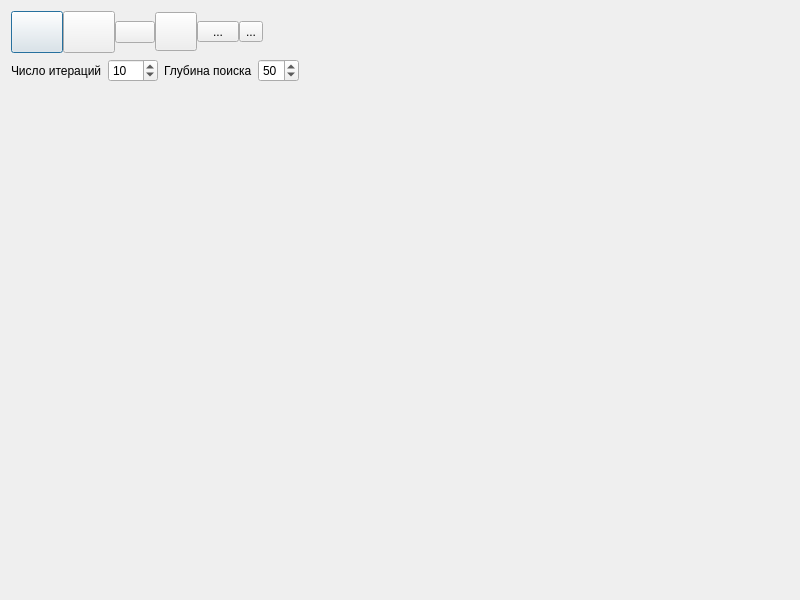
<?xml version="1.0" encoding="UTF-8"?>
<ui version="4.0">
 <class>MainWindow</class>
 <widget class="QMainWindow" name="MainWindow">
  <property name="windowModality">
   <enum>Qt::WindowModal</enum>
  </property>
  <property name="geometry">
   <rect>
    <x>0</x>
    <y>0</y>
    <width>800</width>
    <height>600</height>
   </rect>
  </property>
  <property name="minimumSize">
   <size>
    <width>800</width>
    <height>600</height>
   </size>
  </property>
  <property name="baseSize">
   <size>
    <width>0</width>
    <height>32</height>
   </size>
  </property>
  <property name="windowTitle">
   <string/>
  </property>
  <property name="windowIcon">
   <iconset>
    <normaloff>logo.png</normaloff>logo.png</iconset>
  </property>
  <property name="iconSize">
   <size>
    <width>32</width>
    <height>32</height>
   </size>
  </property>
  <widget class="QWidget" name="centralWidget">
   <layout class="QGridLayout" name="gridLayout">
    <item row="0" column="0">
     <layout class="QVBoxLayout" name="verticalLayout">
      <item>
       <layout class="QVBoxLayout" name="verticalLayout_2">
        <item>
         <layout class="QHBoxLayout" name="horizontalLayout">
          <property name="spacing">
           <number>0</number>
          </property>
          <property name="sizeConstraint">
           <enum>QLayout::SetMinimumSize</enum>
          </property>
          <item alignment="Qt::AlignVCenter">
           <widget class="QPushButton" name="btInsert">
            <property name="minimumSize">
             <size>
              <width>52</width>
              <height>42</height>
             </size>
            </property>
            <property name="maximumSize">
             <size>
              <width>52</width>
              <height>16777215</height>
             </size>
            </property>
            <property name="toolTip">
             <string>Добавить строку</string>
            </property>
            <property name="text">
             <string/>
            </property>
            <property name="icon">
             <iconset resource="../img/resources.qrc">
              <normaloff>:/img/plus.png</normaloff>:/img/plus.png</iconset>
            </property>
            <property name="iconSize">
             <size>
              <width>32</width>
              <height>32</height>
             </size>
            </property>
            <property name="checkable">
             <bool>false</bool>
            </property>
            <property name="default">
             <bool>true</bool>
            </property>
            <property name="flat">
             <bool>false</bool>
            </property>
           </widget>
          </item>
          <item alignment="Qt::AlignVCenter">
           <widget class="QPushButton" name="btRemove">
            <property name="minimumSize">
             <size>
              <width>52</width>
              <height>42</height>
             </size>
            </property>
            <property name="maximumSize">
             <size>
              <width>52</width>
              <height>16777215</height>
             </size>
            </property>
            <property name="toolTip">
             <string>Удалить строку</string>
            </property>
            <property name="text">
             <string/>
            </property>
            <property name="icon">
             <iconset resource="../img/resources.qrc">
              <normaloff>:/img/pencils.png</normaloff>:/img/pencils.png</iconset>
            </property>
            <property name="iconSize">
             <size>
              <width>32</width>
              <height>32</height>
             </size>
            </property>
           </widget>
          </item>
          <item alignment="Qt::AlignRight|Qt::AlignVCenter">
           <widget class="QPushButton" name="btSave">
            <property name="maximumSize">
             <size>
              <width>52</width>
              <height>16777215</height>
             </size>
            </property>
            <property name="toolTip">
             <string>Сохранить</string>
            </property>
            <property name="text">
             <string/>
            </property>
            <property name="icon">
             <iconset resource="../img/resources.qrc">
              <normaloff>:/img/save.png</normaloff>:/img/save.png</iconset>
            </property>
            <property name="iconSize">
             <size>
              <width>32</width>
              <height>32</height>
             </size>
            </property>
           </widget>
          </item>
          <item alignment="Qt::AlignHCenter|Qt::AlignVCenter">
           <widget class="QToolButton" name="btRun">
            <property name="sizePolicy">
             <sizepolicy hsizetype="Minimum" vsizetype="Fixed">
              <horstretch>0</horstretch>
              <verstretch>0</verstretch>
             </sizepolicy>
            </property>
            <property name="minimumSize">
             <size>
              <width>42</width>
              <height>0</height>
             </size>
            </property>
            <property name="maximumSize">
             <size>
              <width>52</width>
              <height>16777215</height>
             </size>
            </property>
            <property name="baseSize">
             <size>
              <width>0</width>
              <height>0</height>
             </size>
            </property>
            <property name="toolTip">
             <string>Запустить</string>
            </property>
            <property name="text">
             <string/>
            </property>
            <property name="icon">
             <iconset resource="../img/resources.qrc">
              <normaloff>:/img/runer-silhouette-running-fast.png</normaloff>:/img/runer-silhouette-running-fast.png</iconset>
            </property>
            <property name="iconSize">
             <size>
              <width>32</width>
              <height>32</height>
             </size>
            </property>
           </widget>
          </item>
          <item>
           <widget class="QToolButton" name="btStop">
            <property name="minimumSize">
             <size>
              <width>42</width>
              <height>0</height>
             </size>
            </property>
            <property name="toolTip">
             <string>Остановить</string>
            </property>
            <property name="text">
             <string>...</string>
            </property>
            <property name="icon">
             <iconset resource="../img/resources.qrc">
              <normaloff>:/img/stop.png</normaloff>:/img/stop.png</iconset>
            </property>
            <property name="iconSize">
             <size>
              <width>32</width>
              <height>32</height>
             </size>
            </property>
           </widget>
          </item>
          <item>
           <widget class="QToolButton" name="toolButton">
            <property name="text">
             <string>...</string>
            </property>
            <property name="icon">
             <iconset resource="../img/resources.qrc">
              <normaloff>:/img/binoculars.png</normaloff>:/img/binoculars.png</iconset>
            </property>
            <property name="iconSize">
             <size>
              <width>32</width>
              <height>32</height>
             </size>
            </property>
           </widget>
          </item>
          <item>
           <spacer name="horizontalSpacer">
            <property name="orientation">
             <enum>Qt::Horizontal</enum>
            </property>
            <property name="sizeHint" stdset="0">
             <size>
              <width>20</width>
              <height>20</height>
             </size>
            </property>
           </spacer>
          </item>
         </layout>
        </item>
       </layout>
      </item>
      <item>
       <layout class="QHBoxLayout" name="horizontalLayout_2">
        <item>
         <widget class="QLabel" name="label">
          <property name="text">
           <string>Число итераций</string>
          </property>
         </widget>
        </item>
        <item>
         <widget class="QSpinBox" name="spinCnt">
          <property name="sizePolicy">
           <sizepolicy hsizetype="Preferred" vsizetype="Fixed">
            <horstretch>0</horstretch>
            <verstretch>0</verstretch>
           </sizepolicy>
          </property>
          <property name="minimumSize">
           <size>
            <width>50</width>
            <height>0</height>
           </size>
          </property>
          <property name="autoFillBackground">
           <bool>false</bool>
          </property>
          <property name="value">
           <number>10</number>
          </property>
         </widget>
        </item>
        <item>
         <widget class="QLabel" name="label_2">
          <property name="text">
           <string>Глубина поиска</string>
          </property>
         </widget>
        </item>
        <item>
         <widget class="QSpinBox" name="spinDepth">
          <property name="value">
           <number>50</number>
          </property>
         </widget>
        </item>
        <item>
         <spacer name="horizontalSpacer_3">
          <property name="orientation">
           <enum>Qt::Horizontal</enum>
          </property>
          <property name="sizeHint" stdset="0">
           <size>
            <width>40</width>
            <height>20</height>
           </size>
          </property>
         </spacer>
        </item>
       </layout>
      </item>
      <item>
       <widget class="TableViewClicked" name="tableWidget" native="true">
        <property name="autoFillBackground">
         <bool>false</bool>
        </property>
        <property name="locale">
         <locale language="English" country="UnitedStates"/>
        </property>
        <property name="sortingEnabled" stdset="0">
         <bool>true</bool>
        </property>
       </widget>
      </item>
     </layout>
    </item>
   </layout>
  </widget>
  <action name="actionTest">
   <property name="icon">
    <iconset>
     <normalon>plus.png</normalon>
    </iconset>
   </property>
   <property name="text">
    <string/>
   </property>
   <property name="iconText">
    <string/>
   </property>
  </action>
 </widget>
 <layoutdefault spacing="6" margin="11"/>
 <customwidgets>
  <customwidget>
   <class>TableViewClicked</class>
   <extends>QWidget</extends>
   <header location="global">tableviewclicked.h</header>
  </customwidget>
 </customwidgets>
 <resources>
  <include location="../img/resources.qrc"/>
 </resources>
 <connections/>
</ui>
